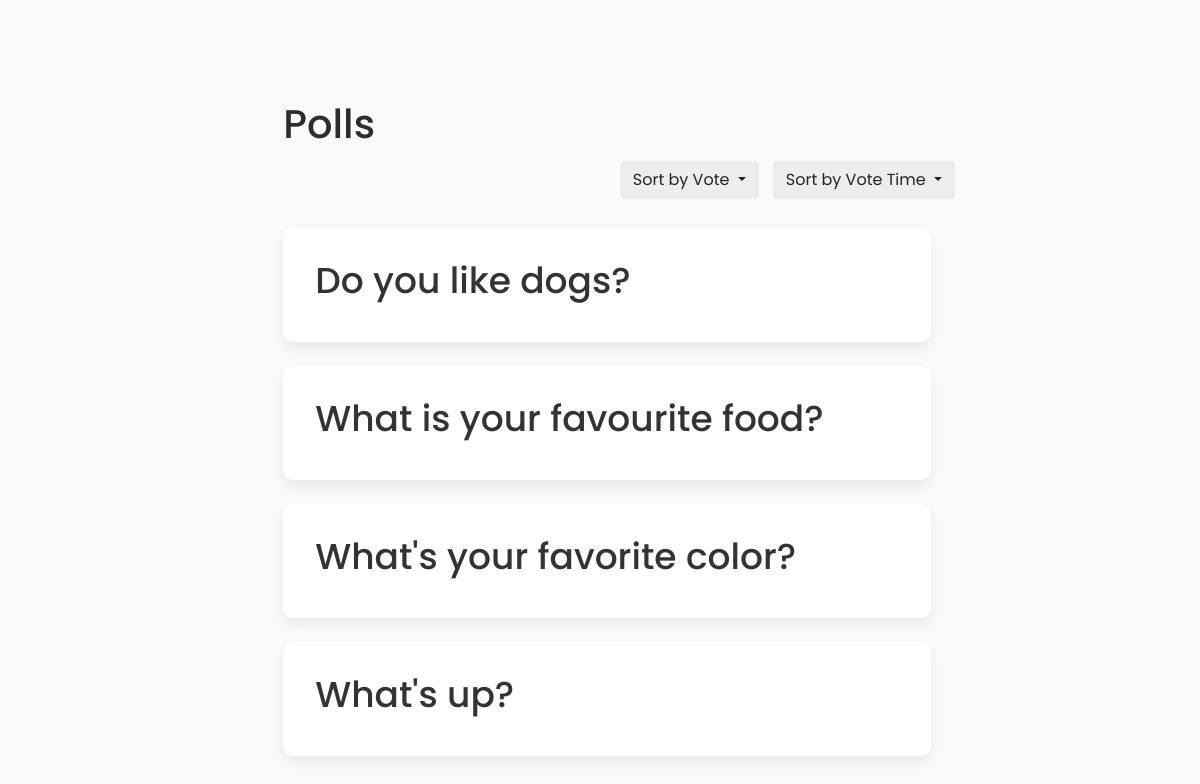
Screenshot of /polls/ with the database file from the repository.
### polls/models.py (models this page shows, shortened)
class Question(models.Model):
    question_text = models.CharField(max_length=200)
    pub_date = models.DateTimeField('date published')
    def was_published_recently(self):
        now = timezone.now()
        return now - datetime.timedelta(days=1) <= self.pub_date <= now
    was_published_recently.admin_order_field = 'pub_date'
    was_published_recently.boolean = True
    was_published_recently.short_description = 'Published recently?'

### polls/views.py (the view, shortened to what this page needs)
# urls.py: path('', views.index, name='index'),
def index(request):
    sort = request.GET.get('sort','default')
    reverse = bool(int(request.GET.get('reverse',0))) # 0: reverse = true, 1: reverse = false
    if sort == 'default': # when not sort
        question_list = Question.objects.order_by('-pub_date')[:5]
        return render(request, 'polls/index.html', {
                'latest_question_list': question_list,
        })

### polls/templates/polls/index.html (shortened to what this page needs)
{% extends 'polls/base.html' %}
{% load static %}
{% block style %}
<link rel="stylesheet" type="text/css" href="{% static 'polls/css/index.css' %}">
{% endblock %}
{% block content %}
<main>
<div class="inner-wrapper">
    <div class="page-wrapper">
        <header>
            <h1>Polls</h1>
        </header>
        <div class="sort-dropdown d-grid gap-1 d-md-flex justify-content-md-end inline">
            <div class="btn-group">
                <button type="button" class="btn btn-default dropdown-toggle" data-toggle="dropdown">
                    Sort by Vote
                </button>
            </div>
            <div class="btn-group">
                <button type="button" class="btn btn-default dropdown-toggle" data-toggle="dropdown">
                    Sort by Vote Time
                </button>
            </div>
        </div>
        <div class="question-list">
            {% if latest_question_list %}
                {% for question in latest_question_list %}
                    <div class="item-wrapper">
                        <a href="{% url 'polls:detail' question.id %}" class="item" title="{{ question.question_text }}">
                            <h2>{{ question.question_text }}</h2>
                        </a>
                    </div>
                {% endfor %}
            {% else %}
                <p>No polls are available.</p>
            {% endif %}
        </div>
    </div>
</div>
</main>
{% endblock %}

### polls/static/polls/css/index.css (style rules this page uses)
body { background-color: #fafafa; color:#2D2D2D; margin:0; padding:0; transition: background-color 0.5s ease; font-family: 'Poppins', 'Mitr', sans-serif; }
main { float: left; width: 100%; padding: 100px 0px; }
.inner-wrapper { width: 60%; margin-left: auto; margin-right: auto; }
main .inner-wrapper .page-wrapper { float: left; width: 100%; }
header { margin-left: 6%; }
.sort-dropdown button { background-color: rgb(238, 237, 237); position: relative; }
.btn-group { margin: 5px; }
.question-list { width: 100%; float: left; }
.question-list .item-wrapper { margin-bottom: 2rem; margin-left: 6%; width: 90%; position: relative; transition: transform 0.5s ease; }
.question-list .item-wrapper:last-child { margin-bottom: 0px; }
.question-list a.item { float: left; width: 100%; background: #FFFFFF; box-shadow: 0px 7px 14px rgba(0, 0, 0, 0.07); border-radius: 10px; padding: 2rem 2rem 2rem 2rem; position: relative; transition: box-shadow 0.5s ease; margin-top: 1.5rem; }
.question-list a.item h2 { float: left; width: 100%; padding: 5px 60px 5px 0px; font-size: 36px; color: #333; line-height: 2rem; }

### rows the page displays
Question: question_text "Do you like dogs?"
Question: question_text "What is your favourite food?"
Question: question_text "What's your favorite color?"
Question: question_text "What's up?"
